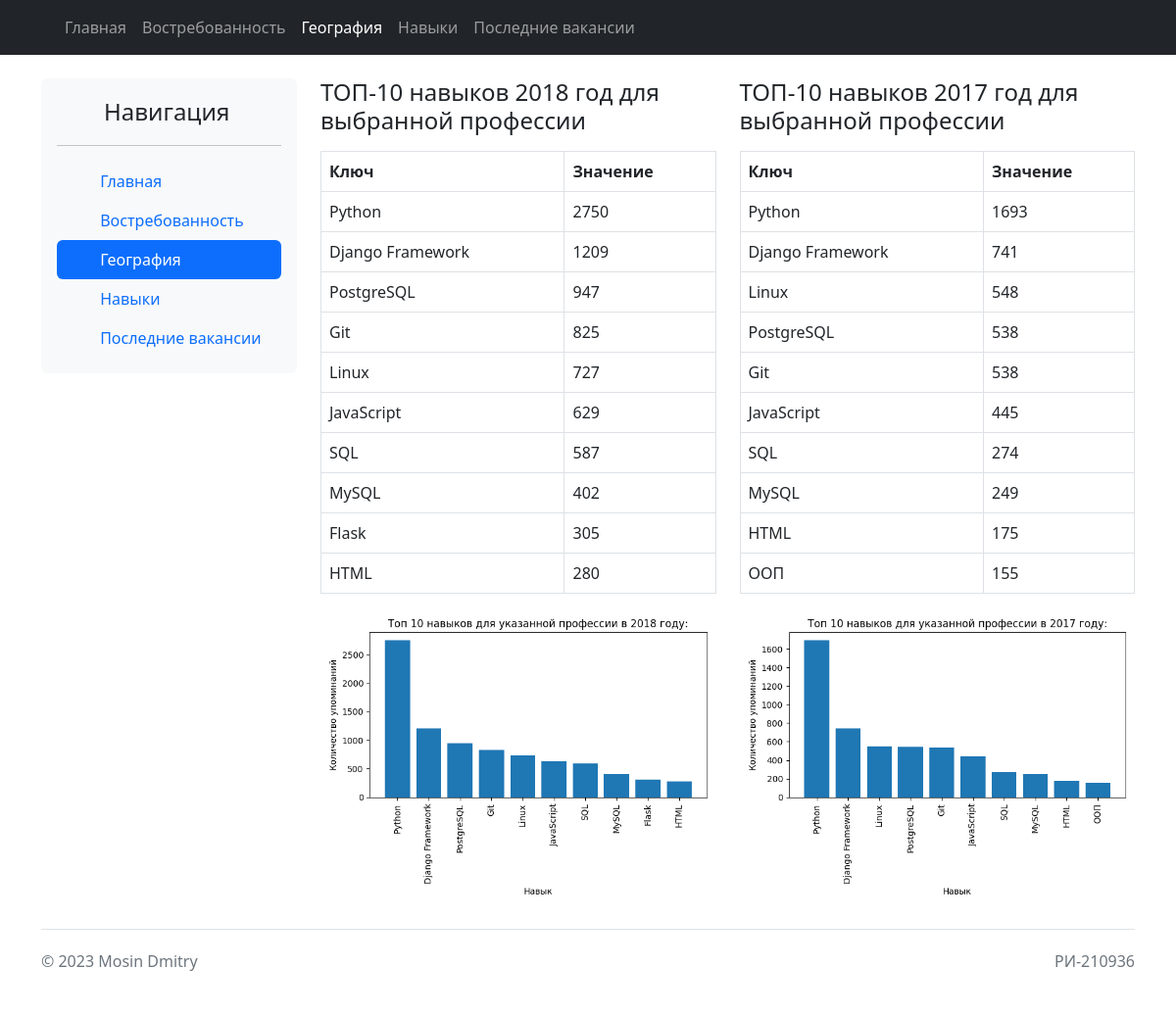
Page /geography/ on the committed database.
### vacancies/models.py (models this page shows, shortened)
class Type(models.Model):
    name = models.CharField(max_length=255, verbose_name='Название вида')
    class Meta:
        verbose_name = 'Вид'
        verbose_name_plural = 'Виды'

class Stats(models.Model):
    key = models.CharField(max_length=255, verbose_name='Ключ')
    value = models.CharField(max_length=255, verbose_name='Значение')
    type = models.ForeignKey(Type, on_delete=models.CASCADE)
    class Meta:
        verbose_name = 'Статистика'
        verbose_name_plural = 'Статистика'

class Image(models.Model):
    url = models.FileField()
    type = models.ForeignKey(Type, on_delete=models.CASCADE)
    def __str__(self):
        return self.url.url
    class Meta:
        verbose_name = 'Изображение'
        verbose_name_plural = 'Изображения'

### vacancies/views.py (the view)
# urls.py: path('geography/', geography, name='geography'),
def geography(request: HttpRequest) -> HttpResponse:
    return render(request, 'vacancies/geography.html', {
        'title': links[2]['title'],
        'links': links,
        'types': Type.objects.all(),
    })

### templates/vacancies/geography.html
{% extends 'vacancies/layouts/main.html' %}
{% block content %}
    <div class="row">
        <div class="col-12 col-sm-6">
            <h4 class="mb-3">{{ types.4.name }}</h4>
            <table class="table table-bordered">
            <thead>
            <tr>
                <th>Ключ</th>
                <th>Значение</th>
            </tr>
            </thead>
            <tbody>
            {% for stat in types.4.stats_set.all %}
                <tr>
                <td>{{ stat.key }}</td>
                <td>{{ stat.value }}</td>
                </tr>
            {% endfor %}
            </tbody>
            </table>
            <img src="{{ types.4.image_set.first }}" alt="">
        </div>
        <div class="col-12 col-sm-6">
            <h4 class="mb-3">{{ types.5.name }}</h4>
            <table class="table table-bordered">
            <thead>
            <tr>
                <th>Ключ</th>
                <th>Значение</th>
            </tr>
            </thead>
            <tbody>
            {% for stat in types.5.stats_set.all %}
                <tr>
                <td>{{ stat.key }}</td>
                <td>{{ stat.value }}</td>
                </tr>
            {% endfor %}
            </tbody>
            </table>
            <img src="{{ types.5.image_set.first }}" alt="">
        </div>
    </div>
{% endblock %}

### vacancies/static/vacancies/css/styles.css (style rules this page uses)
.wrapper img { max-width: 100%; }

### rows in the picture
Type: name "ТОП-10 навыков 2018 год для выбранной профессии", id.url (picture)
Stats: key "Python", value "2750"
Stats: key "Django Framework", value "1209"
Stats: key "PostgreSQL", value "947"
Stats: key "Git", value "825"
Stats: key "Linux", value "727"
Stats: key "JavaScript", value "629"
Stats: key "SQL", value "587"
Stats: key "MySQL", value "402"
Stats: key "Flask", value "305"
Stats: key "HTML", value "280"
Type: name "ТОП-10 навыков 2017 год для выбранной профессии", id.url (picture)
Stats: key "Python", value "1693"
Stats: key "Django Framework", value "741"
Stats: key "Linux", value "548"
Stats: key "PostgreSQL", value "538"
Stats: key "Git", value "538"
Stats: key "JavaScript", value "445"
Stats: key "SQL", value "274"
Stats: key "MySQL", value "249"
Stats: key "HTML", value "175"
Stats: key "ООП", value "155"

### other values in the picture
{{ link.title }} "Главная" "Востребованность" "География" "Навыки" "Последние вакансии"
